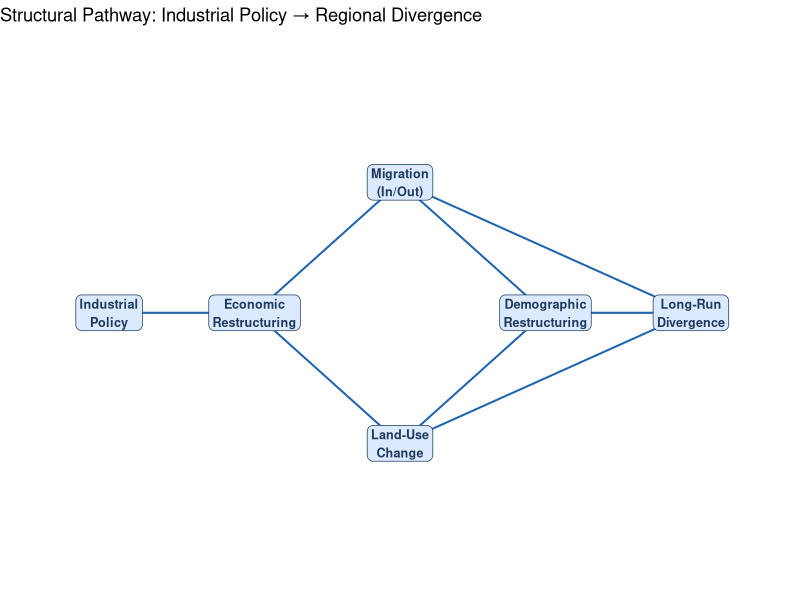

Write R code to recreate this figure.
## ---- chunk 1
#| label: setup
#| include: false
library(tidyverse)
library(ggplot2)
library(patchwork)
library(here)
## ---- chunk 2
#| label: fig-dag
#| fig-cap: "Directed Acyclic Graph: Industrial Policy → Demographic Restructuring"

# Conceptual DAG visualization
nodes <- tibble(
  label = c("Industrial\nPolicy", "Economic\nRestructuring",
            "Migration\n(In/Out)", "Land-Use\nChange",
            "Demographic\nRestructuring", "Long-Run\nDivergence"),
  x = c(1, 2, 3, 3, 4, 5),
  y = c(3, 3, 4, 2, 3, 3)
)

edges <- tibble(
  from = c(1, 2, 2, 3, 4, 3, 4, 5),
  to   = c(2, 3, 4, 5, 5, 6, 6, 6)
) |>
  left_join(nodes |> select(from_x = x, from_y = y) |> mutate(from = row_number()), by = "from") |>
  left_join(nodes |> select(to_x = x, to_y = y) |> mutate(to = row_number()), by = "to")

ggplot() +
  geom_segment(data = edges,
               aes(x = from_x, y = from_y, xend = to_x, yend = to_y),
               arrow = arrow(length = unit(0.25, "cm"), type = "closed"),
               color = "#2166ac", linewidth = 0.7) +
  geom_label(data = nodes, aes(x = x, y = y, label = label),
             fill = "#dbeafe", color = "#1e3a5f", fontface = "bold",
             size = 3.2, label.r = unit(0.4, "lines")) +
  xlim(0.5, 5.5) + ylim(1, 5) +
  theme_void() +
  labs(title = "Structural Pathway: Industrial Policy → Regional Divergence")
## ---- chunk 3
#| label: tbl-synthesis
#| tbl-cap: "Synthesis of Empirical Findings Across Three Papers"

tibble::tribble(
  ~Paper, ~Question, ~Method, ~Key_Finding,
  "Paper 1", "Population growth effects", "Staggered DiD + Spatial",
    "Industrial zones → +[X]pp annual growth; positive spillovers to [X]km",
  "Paper 2", "Migration mediation", "PPML Gravity + Mediation",
    "[X]% of growth effect mediated by in-migration; skill-selective sorting documented",
  "Paper 3", "Land-use & forest transitions", "Spatial RDD + Hansen GFW",
    "Agro-industrial zones → significant forest loss; manufacturing zones → mixed effects"
) |>
  knitr::kable(
    col.names = c("Paper", "Research Question", "Primary Method", "Key Finding"),
    booktabs  = TRUE,
    longtable = FALSE
  )
